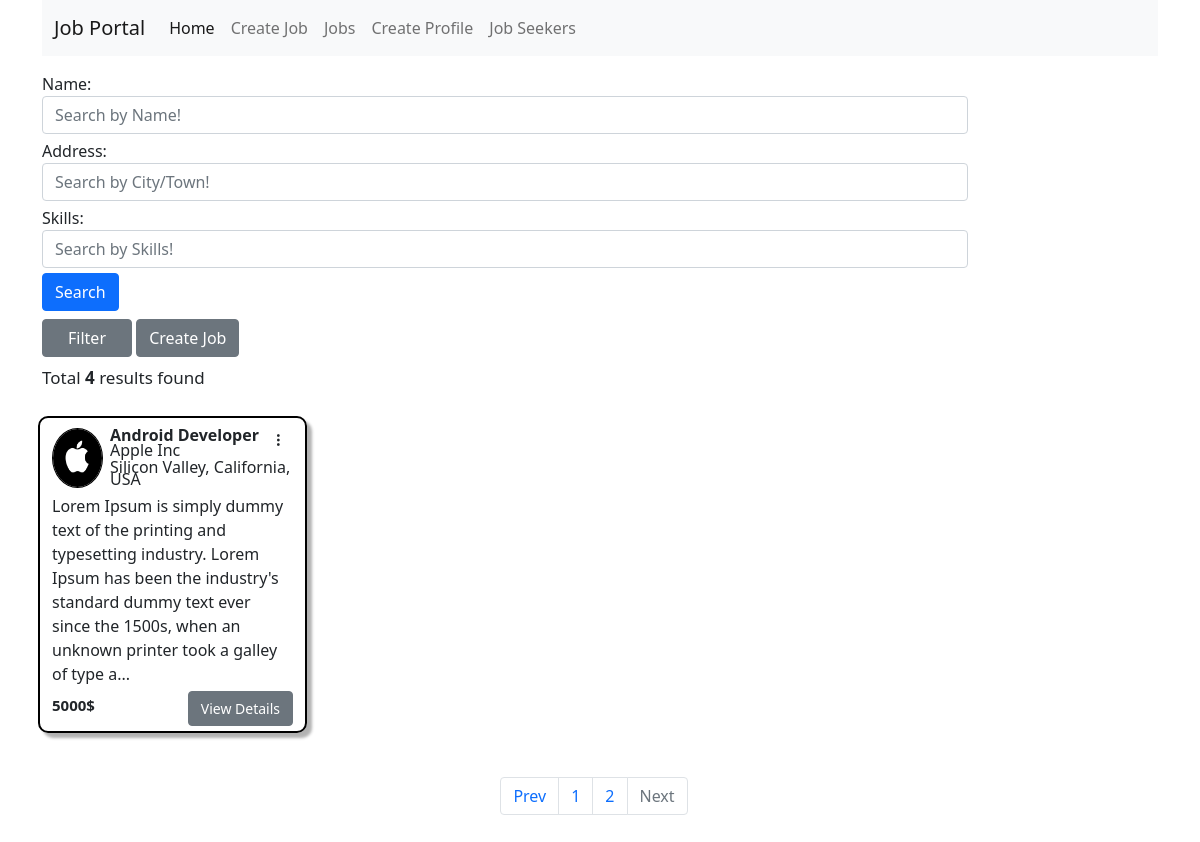
Screenshot of /jobs/job/?page=2 with the database file from the repository.
### jobs/models.py (models this page shows)
class newJob(models.Model):
    JobType=[
        ('Full Time', 'Full Time'),
        ('Part Time', 'Part Time'),
        ('Internship', 'Internship'),
        ('Temporary', 'Temporary'),
        ('Contract', 'Contract'),
    ]
    JobLevel=[
        ('Beginner', 'Beginner'),
        ('Intermediate', 'Intermediate'),
        ('Advanced', 'Advanced'),
    ]
    jobTitle=models.CharField(max_length=50, blank=False, null=False, default=None)
    jobDescription=models.CharField(max_length=250,null=False, blank=True)
    skillsRequirement=models.CharField(max_length=250,blank=False, default=None, null=False)
    experienceRequirement=models.CharField(max_length=250,blank=False, default=None, null=True)
    educationRequirement=models.CharField(max_length=250,blank=False, default=None, null=False)
    jobLocation=models.CharField(max_length=100, blank=False, null=False)
    salaryRange=models.IntegerField(blank=True, null=False)
    companyName=models.CharField(max_length=40, blank=True, null=False)
    jobLevel=models.CharField(choices=JobLevel, max_length=40, null=False, blank=False, default="Intermediate")
    jobType=models.CharField(choices=JobType, max_length=40, null=False, blank=False, default="Full Time")
    companyDescription=models.CharField(max_length=250,blank=False, default=None, null=False)
    postJobSlug=AutoSlugField(populate_from="jobTitle", unique=True, null=True, default=None)
    companyImage=models.ImageField(upload_to='company_image/')

### jobs/views.py (the view, shortened to what this page needs)
# urls.py: path('job/', views.ShowJobs, name="jobs"),
def ShowJobs(request):
    try:
        get_jobs= newJob.objects.all()
        result_num=get_jobs.count()
        searchMenu=ProfessionalSearch() #get profiles of job seeker(users)
        paginator=Paginator(get_jobs,3)
        page_number= request.GET.get('page')
        jobs= paginator.get_page(page_number)
        pages=jobs.paginator.num_pages
        return render(request, "create_job/jobs.html", {'total':result_num,"jobs":jobs, 'form':searchMenu,'pages':[n+1 for n in range(pages)] })
    except:
        messages.error(request, "Some kind of internal error.")
        return redirect("/jobs/createjob")

### jobs/job_forms.py
class  ProfessionalSearch(forms.Form):
    searchProfessionalName=forms.CharField(label="Name",max_length=20, required=False, widget=forms.TextInput(attrs={"class":"form-control", "placeholder":"Search by Name!"}))
    searchProfessionalAddress=forms.CharField(label="Address",max_length=20, required=False, widget=forms.TextInput(attrs={"class":"form-control", "placeholder":"Search by City/Town!"}))
    searchProfessionalSkills=forms.CharField(label="Skills",max_length=30, required=False, widget=forms.TextInput(attrs={"class":"form-control", "placeholder":"Search by Skills!"}))

### templates/create_job/jobs.html (shortened to what this page needs)
{% extends '../base.html' %}
{% block content %}
    <div class="container jobs">
        <div class="row jobs_area mt-3">
            <div class="col-md-10 professionals_search" id="filter" style="transition: 1s; ">
                <form action="" method="post">
                    {{form.as_p}}
                    <div class="professional_search_item">
                        <button class="btn btn-primary" type="submit">Search</button>
                    </div>
                </form>
            </div>
            <div class="col-md-10 my-2">
                <button  style="max-width: 150px; min-width:90px" class="btn btn-secondary fltr-btn" id="filter_btn">Filter</button>
                <button  style="max-width: 150px; min-width:90px" class="btn btn-secondary fltr-btn" id="filter_btn"><a href="/jobs/createjob" style="text-decoration: none; color: white;">Create Job</a></button>
            </div>
            {%if total %}
                <p style="font-size:17px">Total <b>{{total}}</b> results found </p>
            {% endif %}
            {% if jobs %}
                {% for job in jobs %}
            <div class="col-md-6  col-lg-4 col-xl-3"  style="padding:20px">
                <div class="row">
                    <div class="" style="border:2px solid black; position: relative; border-radius: 10px;
                    box-shadow:5px 5px 3px rgba(0,0,0,0.3);
                    ">
                    <div class="d-flex align-items-center pt-2" style="display: flex;">
                        <div style="width: 60px; height: 60px;margin-right: 7px; ">
                            <img style="width: 100%; height: 100%;  border-radius:50%; border: 1px solid black; " src="
                            {% if job.companyImage %}
                            /media/{{job.companyImage}}
                            {% else %} /media/company_images/dummy_man.png  {%   endif %}"
                            alt="">
                        </div>
                        <div  >
                            <p style=" line-height: 12px;margin: 0px; padding-top: 3px;"><b>{{job.jobTitle}}</b></p>
                            <p style="line-height: 11px; font-size=10px"class="pt-1">{{job.companyName}}</p>
                            <p style="line-height: 12px; font-size=10px" >{{job.jobLocation}}</p>
                        </div>
                    </div>
                    <div class="my-1">
                        <p style="font-size:16px">{{job.jobDescription | slice:"0:200"}}...</p>
                    </div>
                    <div class="professional_address " style="display: flex; justify-content: space-between; align-items: center;">
                        <p style="font-size: 15px;"><b>{{job.salaryRange}}$</b></p><button style="font-size: 14px;" class="btn btn-secondary"><a style="color: white; text-decoration: none;" href="/jobs/job/detail/{{job.postJobSlug}}/">View Details</a></button>
                    </div>
                        <div  class="options">
                            <p   style="position:    absolute; top: 5px; ; right: 10px; transform: rotate(90deg);   cursor: potiner; margin: 5px;"><b style="cursor: pointer;  position: relative;">...</b>
                        </div>
                    </div>
                </div>
            </div>
                {% endfor %}
            {% else %}
                <p>No job Found</p>
            {% endif %}
            <div class="col-12 pagination my-4 d-flex justify-content-center" >
                <nav aria-label="...">
                    <ul class="pagination">
                    {% if jobs.has_previous %}
                        <li class="page-item">
                            <a class="page-link" href="/jobs/job/?page={{jobs.previous_page_number}}">Prev</a>
                        </li>
                        <li class="page-item">
                            <a class="page-link" href="/jobs/job/?page=1">1</a>
                        </li>
                    {% endif %}
                    {% for i in pages %}
                        {% if i > 1 %}
                      <li class="page-item {% if data.number == i %} active{% endif %}">
                        <a class="page-link" href="/jobs/job/?page={{i}}">{{i}}</a>
                      </li>
                    {% endif %}
                    {% endfor %}
                        {% if jobs.has_next %}
                      <li class="page-item">
                        <a class="page-link" href="/jobs/job/?page={{jobs.next_page_number}}">Next</a>
                      </li>
                      {% else %}
                      <li class="page-item disabled">
                        <a class="page-link" href="">Next</a>
                      </li>
                      {% endif %}
                    </ul>
                  </nav>
            </div>
        </div>
    </div>
{% endblock  %}

### static/style.css (style rules this page uses)
* { padding: 0px; margin: 0px; box-sizing: border-box; }
*, *::before, *::after { box-sizing: border-box; }
p { margin: 0xp; padding: 0px; }
p { margin-bottom: 5px; }

### rows the page displays
newJob: companyImage (picture), jobTitle "Android Developer", companyName "Apple Inc", jobLocation "Silicon Valley, California, USA", jobDescription "Lorem Ipsum is simply dummy text of the printing and typesetting industry. Lorem Ipsum has been the industry's standard dummy text ever since the 1500s, when an unknown printer took a galley of type a", salaryRange "5000"

### other values shown
{{ total }} "4"
{{ i }} "2"
